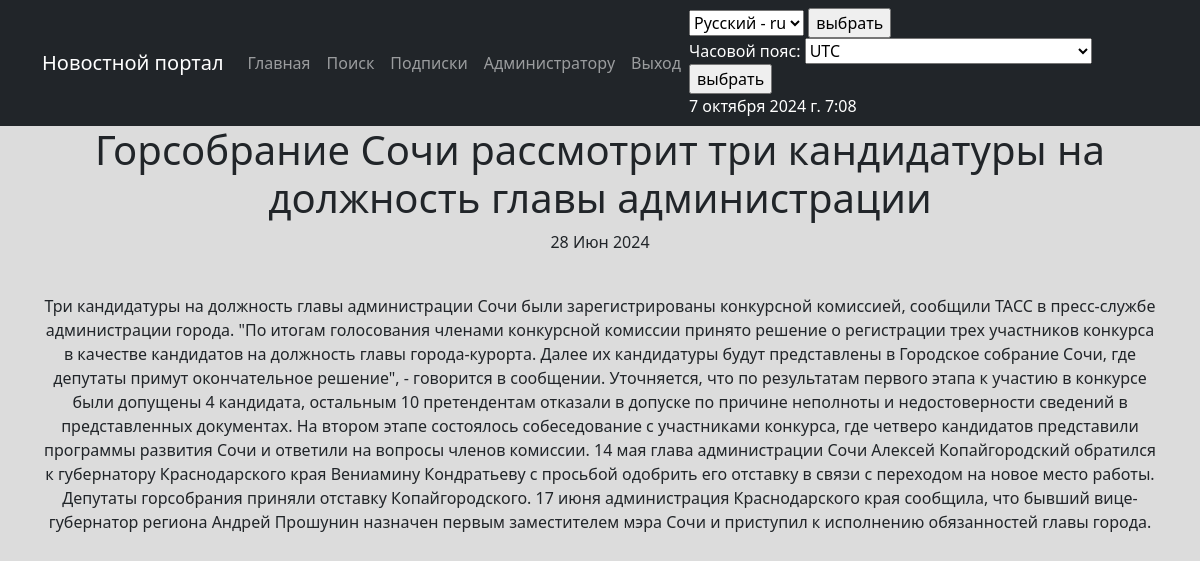
Screenshot of /news/1 with the database file from the repository.
### news/models.py (models this page shows, shortened)
class Post(models.Model):
    article = "AR"
    news = "NW"
    TYPES = [
        (article, 'Статья'),
        (news, 'Новость')
    ]
    author = models.ForeignKey(User, on_delete=models.CASCADE)
    type = models.CharField(max_length=2, choices=TYPES, default=article)
    add_time = models.DateTimeField(auto_now_add=True, verbose_name=pgettext_lazy('add_time', 'time of addition'))
    category = models.ManyToManyField(Category, through='PostCategory', verbose_name=pgettext_lazy('', 'category'))
    heading = models.CharField(max_length=255, verbose_name=pgettext_lazy('', 'heading'))
    text = models.TextField(verbose_name=pgettext_lazy('', 'text'))
    rating = models.IntegerField(default=0)

### news/views.py (the view)
# urls.py: path('<int:pk>', (PostDetail.as_view()), name='post_detail'),
class PostDetail(DetailView):
    model = Post
    template_name = 'post.html'
    context_object_name = 'post'
    queryset = Post.objects.all()
    def get_object(self, *args, **kwargs):
        obj = cache.get(f'post-{self.kwargs["pk"]}', None)
        if not obj:
            obj = super().get_object(queryset=self.queryset)
            cache.set(f'post-{self.kwargs["pk"]}', obj)
        return obj
    def get_context_data(self, **kwargs):
        context = super().get_context_data(**kwargs)
        context['current_time'] = timezone.localtime(timezone.now())
        context['timezones'] = pytz.common_timezones
        return context
    def post(self, request):
        request.session['django_timezone'] = request.POST['timezone']
        return redirect(self.request.META['HTTP_REFERER'])

### news/templatetags/custom_filters.py (called while the page is built)
@register.filter()
def censor(value):
    try:
        if type(value) is str:
            for word in censor_list:
                if word in value.lower().split():
                    value = value.replace(word[1:], "*" * len(word[1:]))
            return value
    except TypeError as e:
        print(e)

### templates/post.html (shortened to what this page needs)
{% extends 'flatpages/default.html' %}
{% load custom_filters %}
{% load i18n %}
{% block content %}
    <h1>{{ post.heading|censor }}</h1>
    <p>{{ post.add_time|date:'d M Y' }}</p>
    <br>
        <p> {{ post.text|censor }} </p>
{% endblock content %}

### rows the page displays
Post: heading|censor "Горсобрание Сочи рассмотрит три кандидатуры на должность главы администрации", add_time "28 Июн 2024", text|censor "Три кандидатуры на должность главы администрации Сочи были зарегистрированы конкурсной комиссией, сообщили ТАСС в пресс-службе администрации города. \"По итогам голосования членами конкурсной комиссии принято решение о регистрации трех участников конкурса в качестве кандидатов на должность главы города-курорта. Далее их кандидатуры будут представлены в Городское собрание Сочи, где депутаты примут окончательное решение\", - говорится в сообщении. Уточняется, что по результатам первого этапа к участию в конкурсе были допущены 4 кандидата, остальным 10 претендентам отказали в допуске по причине неполноты и недостоверности сведений в представленных документах. На втором этапе состоялось…"

### other values shown
{{ current_time|timezone:TIME_ZONE }} "7 октября 2024 г. 7:08"
form field language "Русский - ru"
form field timezone "UTC"
